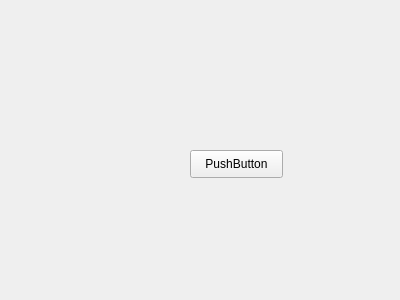
<?xml version="1.0" encoding="UTF-8"?>
<ui version="4.0">
 <class>Testwhy</class>
 <widget class="QWidget" name="Testwhy">
  <property name="geometry">
   <rect>
    <x>0</x>
    <y>0</y>
    <width>400</width>
    <height>300</height>
   </rect>
  </property>
  <property name="windowTitle">
   <string>Form</string>
  </property>
  <widget class="QPushButton" name="pushButton">
   <property name="geometry">
    <rect>
     <x>190</x>
     <y>150</y>
     <width>93</width>
     <height>28</height>
    </rect>
   </property>
   <property name="text">
    <string>PushButton</string>
   </property>
  </widget>
 </widget>
 <resources/>
 <connections/>
</ui>
